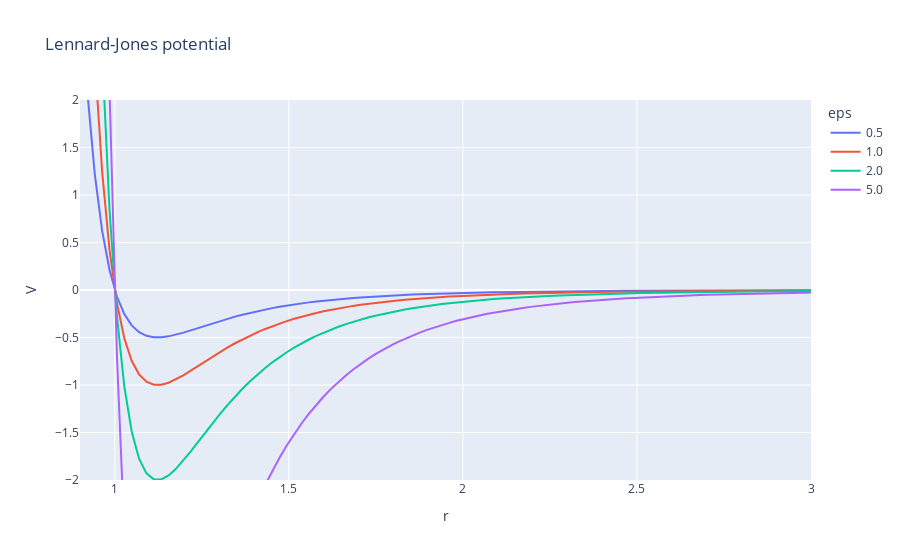

Here is the notebook cell this chart was saved with:
### Code cell
# plot LJ
r = np.linspace(0.9, 3, 100)

df = pd.DataFrame()
for eps in [0.5, 1.0, 2.0, 5.0]:
    V = lj_potential(r, eps)
    df = pd.concat(
        [df, pd.DataFrame({'r': r, 'V': V, 'eps': eps})],
        axis=0,
    )

px.line(df, x='r', y='V', title='Lennard-Jones potential', color='eps', range_y=[-2, 2])
